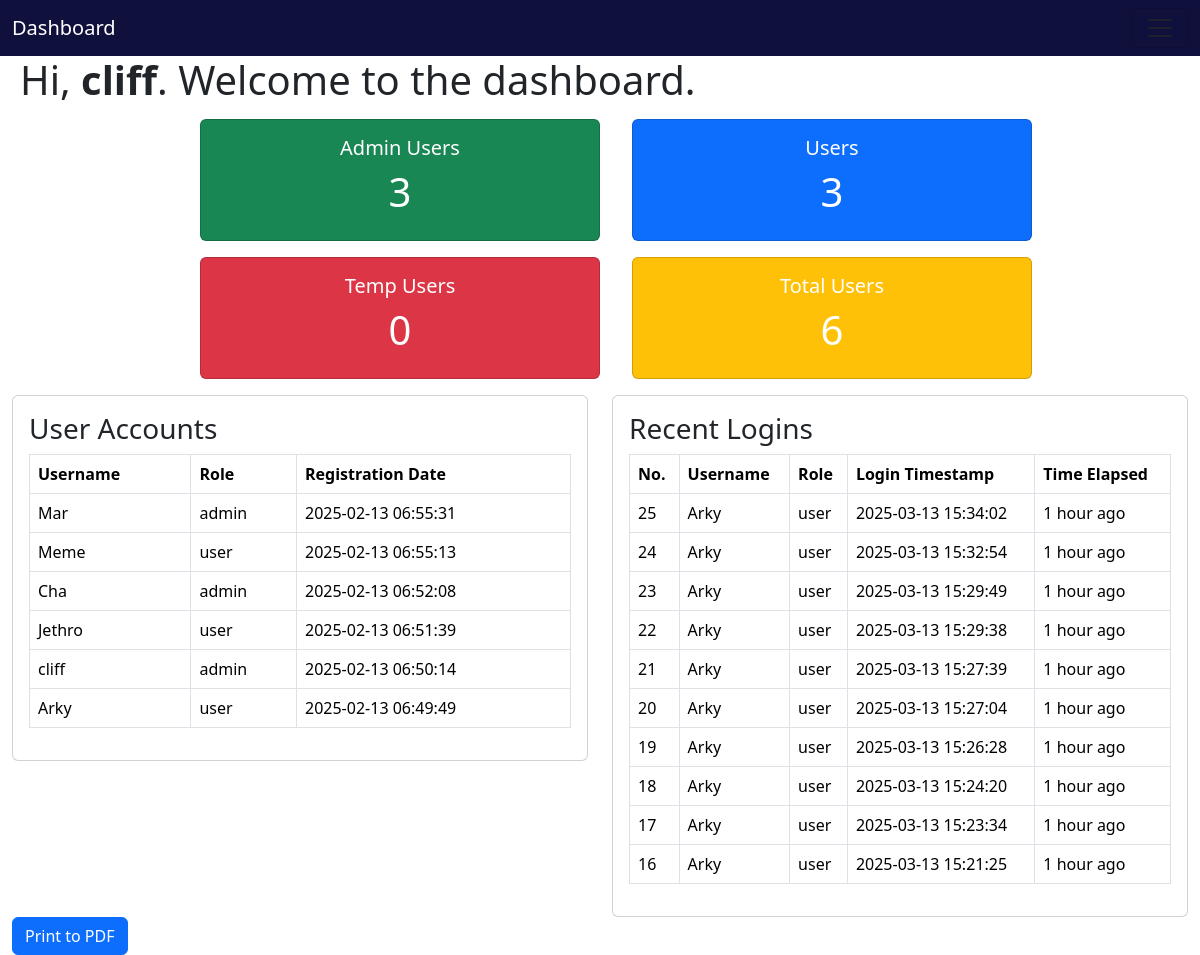
Page /admin/dashboard.php (signed in) on the committed database.
### tables this page shows
CREATE TABLE `users` (
  `id` int(11) NOT NULL,
  `username` varchar(50) NOT NULL,
  `password` varchar(255) NOT NULL,
  `user_type` enum('admin','user') NOT NULL DEFAULT 'user',
  `last_login` datetime DEFAULT NULL,
  `created_at` timestamp NOT NULL DEFAULT CURRENT_TIMESTAMP
);

### admin/dashboard.php (the view, shortened to what this page needs)
<?php
require_once "../db/db_con.php";
function getUserStatistics($pdo) {
    $stats = [
        "admin" => 0,
        "user" => 0,
        "temp-user" => 0,
        "total" => 0
    ];
    $sql = "SELECT user_type, COUNT(*) as count FROM users GROUP BY user_type";
    if ($stmt = $pdo->prepare($sql)) {
        if ($stmt->execute()) {
            while ($row = $stmt->fetch(PDO::FETCH_ASSOC)) {
                $stats[$row["user_type"]] = $row["count"];
            }
        }
    }
    $stats["total"] = array_sum($stats);
    return $stats;
}
$userStats = getUserStatistics($pdo);
$userAccounts = [];
$sql = "SELECT username, user_type, created_at FROM users ORDER BY created_at DESC";
if ($stmt = $pdo->prepare($sql)) {
    if ($stmt->execute()) {
        $userAccounts = $stmt->fetchAll(PDO::FETCH_ASSOC);
    }
}
$recentLogins = [];
$sql = "SELECT l.login_id, u.username, u.user_type, l.login_time FROM login_logs l JOIN users u ON l.user_id = u.id ORDER BY l.login_time DESC LIMIT 10";
if ($stmt = $pdo->prepare($sql)) {
    if ($stmt->execute()) {
        $recentLogins = $stmt->fetchAll(PDO::FETCH_ASSOC);
    }
}
?>
<!DOCTYPE html>
<html lang="en">
<head>
    <link href="https://cdn.jsdelivr.net/npm/bootstrap@5.3.3/dist/css/bootstrap.min.css" rel="stylesheet">
</head>
<body>
<nav class="navbar" style="background-color: rgba(1, 1, 49, 0.938);">
        <div class="container-fluid">
          <a class="navbar-brand text-white"href="#">Dashboard</a>
          <button class="navbar-toggler" type="button" data-bs-toggle="collapse" data-bs-target="#navbarSupportedContent" aria-controls="navbarSupportedContent" aria-expanded="false" aria-label="Toggle navigation">
            <span class="navbar-toggler-icon"></span>
          </button>
        </div>
      </nav>
    <h1 style="margin-left:20px">Hi, <b><?php echo htmlspecialchars($_SESSION["username"]); ?></b>. Welcome to the dashboard.</h1>
<div id="dashboardContent">
    <div class="flex-container">
        <div class="card text-bg-success mb-3">
            <div class="card-body">
                <h5 class="card-title">Admin Users</h5>
                <h1 id="totalAdmins"><?php echo $userStats['admin']; ?></h1>
            </div>
        </div>
        <div class="card text-bg-primary mb-3">
            <div class="card-body">
                <h5 class="card-title">Users</h5>
                <h1 id="totalUsers"><?php echo $userStats['user']; ?></h1>
            </div>
        </div>
        <div class="card text-bg-danger text-white mb-3">
            <div class="card-body">
                <h5 class="card-title">Temp Users</h5>
                <h1 id="totalTempUsers"><?php echo $userStats['temp-user']; ?></h1>
            </div>
        </div>
        <div class="card text-bg-warning text-white mb-3">
            <div class="card-body">
                <h5 class="card-title">Total Users</h5>
                <h1 id="totalAllUsers"><?php echo $userStats['total']; ?></h1>
            </div>
        </div>
    </div>
    <div class="container-fluid">
        <div class="row">
            <div class="col">
                <div class="card">
                    <div class="card-body">
                        <h3>User Accounts</h3>
                        <table id="userAccounts" class="table table-bordered">
                            <thead>
                                <tr>
                                    <th>Username</th>
                                    <th>Role</th>
                                    <th>Registration Date</th>
                                </tr>
                            </thead>
                            <tbody>
                                <?php foreach ($userAccounts as $user): ?>
                                <tr>
                                    <td><?php echo htmlspecialchars($user['username']); ?></td>
                                    <td><?php echo htmlspecialchars($user['user_type']); ?></td>
                                    <td><?php echo date("Y-m-d H:i:s", strtotime($user['created_at'])); ?></td>
                                </tr>
                                <?php endforeach; ?>
                            </tbody>
                        </table>
                    </div>
                </div>
            </div>
            <div class="col">
                <div class="card">
                    <div class="card-body">
                        <h3>Recent Logins</h3>
                        <table id="recentLogin" class="table table-bordered">
                            <thead>
                                <tr>
                                    <th>No.</th>
                                    <th>Username</th>
                                    <th>Role</th>
                                    <th>Login Timestamp</th>
                                    <th>Time Elapsed</th>
                                </tr>
                            </thead>
                            <tbody>
                                <?php foreach ($recentLogins as $login): ?>
                                <tr data-login-time="<?php echo htmlspecialchars($login['login_time']); ?>">
                                    <td><?php echo htmlspecialchars($login['login_id']); ?></td>
                                    <td><?php echo htmlspecialchars($login['username']); ?></td>
                                    <td><?php echo htmlspecialchars($login['user_type']); ?></td>
                                    <td><?php echo date("Y-m-d H:i:s", strtotime($login['login_time'])); ?></td>
                                    <td class="time-elapsed"></td>
                                </tr>
                                <?php endforeach; ?>
                            </tbody>
                        </table>
                    </div>
                </div>
            </div>
        </div>
        <button class="btn btn-primary" onclick="printToPDF()">Print to PDF</button>
    </div>
</div>
</body>
</html>

### admin/dashboard.php (style rules this page uses)
.flex-container { display: flex; flex-direction: wrap; flex-wrap: wrap; justify-content: center; margin-top: 15px; }
.flex-container > div { background-color: #f1f1f1; width: 400px; margin-left: 2rem; text-align: center; }

### rows in the picture
users: username "Mar", user_type "admin", created_at "2025-02-13 06:55:31"
users: username "Meme", user_type "user", created_at "2025-02-13 06:55:13"
users: username "Cha", user_type "admin", created_at "2025-02-13 06:52:08"
users: username "Jethro", user_type "user", created_at "2025-02-13 06:51:39"
users: username "cliff", user_type "admin", created_at "2025-02-13 06:50:14"
users: username "Arky", user_type "user", created_at "2025-02-13 06:49:49"

### other values in the picture
$_SESSION["username"] "cliff"
$userStats['admin'] "3"
$userStats['user'] "3"
$userStats['temp-user'] "0"
$userStats['total'] "6"
$login['login_id'] "25"
$login['username'] "Arky"
$login['user_type'] "user"
date("Y-m-d H:i:s", strtotime($login['login_time'])) "2025-03-13 15:34:02"
$login['login_id'] "24"
date("Y-m-d H:i:s", strtotime($login['login_time'])) "2025-03-13 15:32:54"
$login['login_id'] "23"
date("Y-m-d H:i:s", strtotime($login['login_time'])) "2025-03-13 15:29:49"
$login['login_id'] "22"
date("Y-m-d H:i:s", strtotime($login['login_time'])) "2025-03-13 15:29:38"
